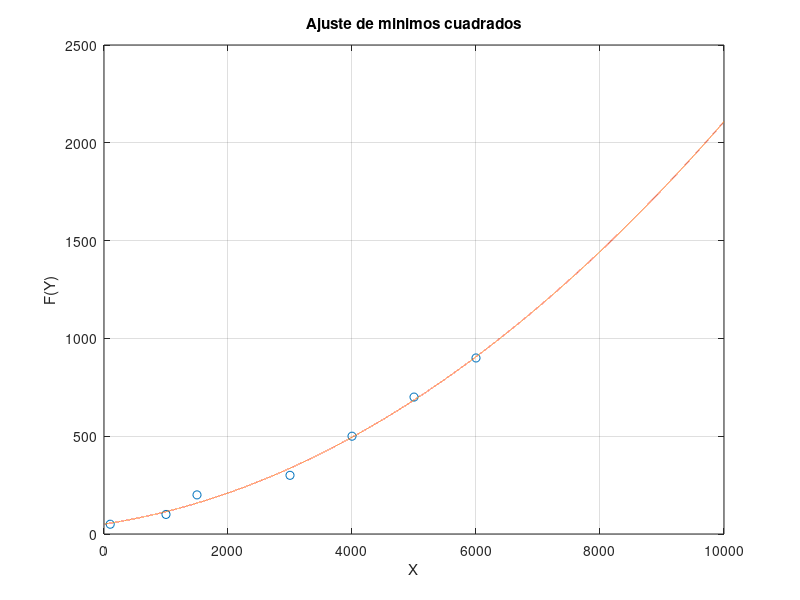

MATLAB code for this plot:
%%VALORES DE X
x=[100 1000 1500 3000 4000 5000 6000];
 
%%VALORES DE Y = F(x)
y=[50 100 200 300 500 700 900];

%%OBTENER UN POLINOMIO QUE SE AJUSTE A LOS PUNTOS X Y Y
n=2; 				%%GRADO DEL POLINOMIO DE AJUSTE
p=polyfit(x,y,n)	%%FUNCION QUE REALIZA EL AJUSTE POLINOMIAL

%%DONDE SE COMPARA LA CURVA AJUSTADA CONTRA LOS 
%%VALORES EXPERIMENTALES
xi=linspace(0,10000,60000);	%%ESPACIO DE PUNTOS PARA Xi
z=polyval(p,xi);				%%EVALUACION DEL POLINOMIO P EN EL ESPACIO Xi

%%SE CREA UN ESPACIO PARA REALIZAR UNA GRAFICA EN 
%%SE REALIZA LA FIGURA CORRESPONDIENTE
figure(1);
plot(x,y,'o',xi,z,'-'),grid;
    ylabel('F(Y)');
    xlabel('X');
title('Ajuste de minimos cuadrados');
